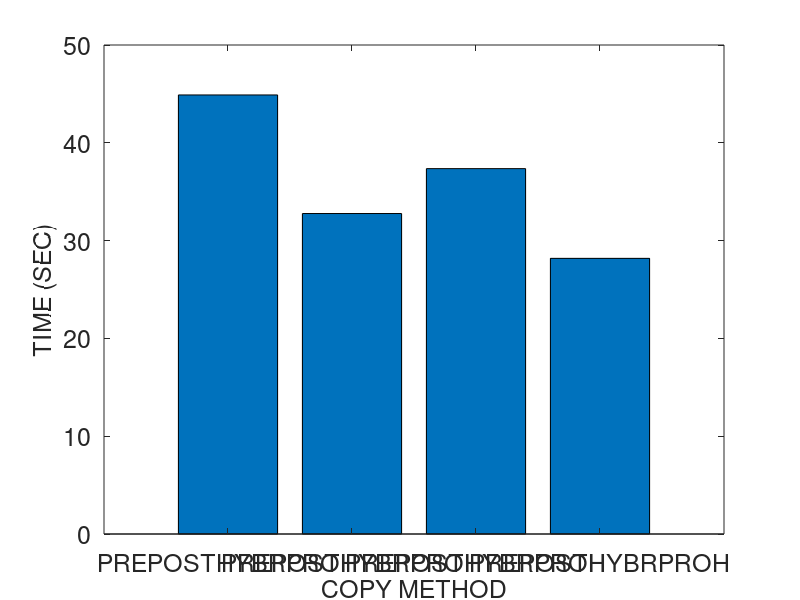
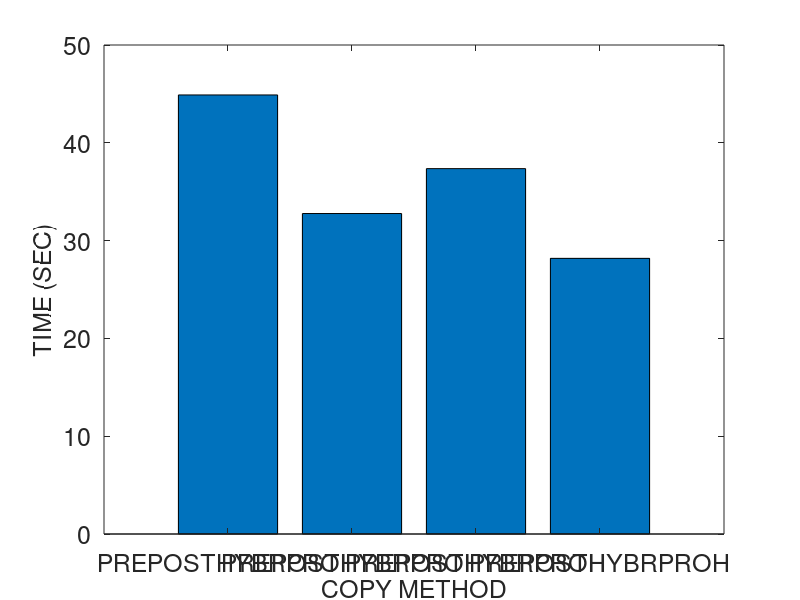
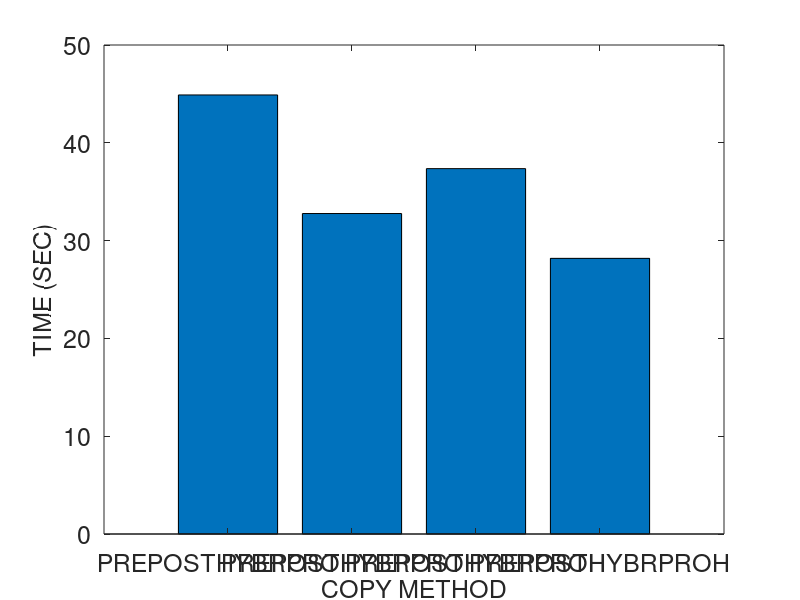
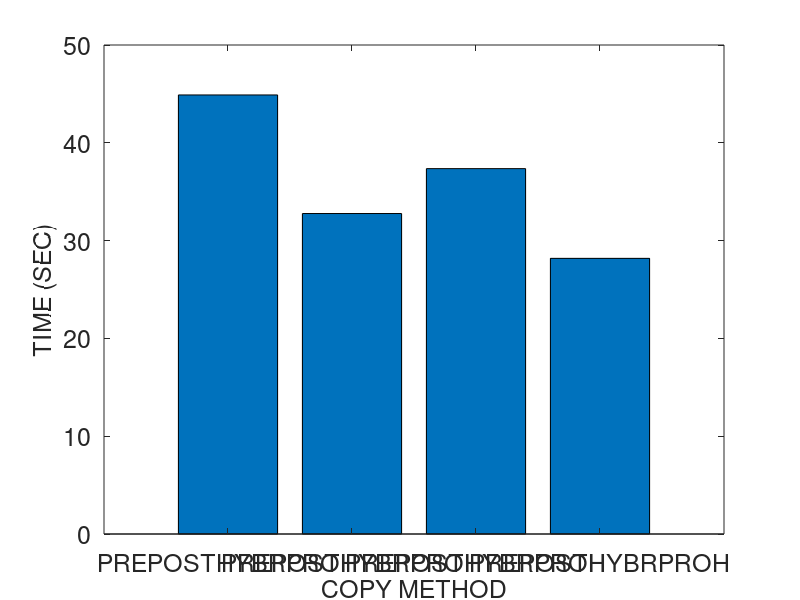

Write MATLAB code to recreate these figures, in order.
% basic hybrid copy migration
% memory size in MB
r = 4096
r *= 1024 % convert to KB

% bandwidth in gbps
b = 1000 
b = b * 1024/8 % convert to KB

% page dirty rate in percent (%): against to total memory pages
dirtyrate = 14 
dirtyrate /= 100

readrate = 14
readrate /= 100

pagesize = 4 % in KB
numpages = r / pagesize

% delta compression rate
comp = 0.5 

% amount of CPU and device states in KB 
scinfo = 100

% working set size in number of pages
wss = numpages * 0.25

% 0: zero, 1: read, 2: dirtied, 3: inactive data
mem = zeros(1, numpages);

% prediction accuracy 0 through 1
acc = 1
%acc = 0

fontsize = 18

totaltime = 0;
downtime = 0;
totaldata = 0;

A = zeros(4, 3);

%%%%%%%%%%%%%%%%%%%%%%%%%%%%%%
% precopy migration
%%%%%%%%%%%%%%%%%%%%%%%%%%%%%%
fprintf('\n')
disp('==================== Precopy migration ====================')
% iterations
present = numpages
iter = 0
while present > 50 && iter < 29 && totaldata < 4*r
	pretime = present / b
	totaltime += pretime
	totaldata += present
	present = numpages * dirtyrate
	%dirts = wss * dirtyrate
	iter += 1
end

% stop-and-copy phase
% stop conditions: 29 iterations, 50 pages, 4 memory size sent
scsent = scinfo + present * pagesize
downtime = scsent / b
totaltime += downtime
totaldata += scsent

% network fault rate
NFR = 0

A (1, 1) = totaltime;
A (1, 2) = downtime;
A (1, 3) = totaldata;

%%%%%%%%%%%%%%%%%%%%%%%%%%%%%%
% postcopy migration
%%%%%%%%%%%%%%%%%%%%%%%%%%%%%%
fprintf('\n')
disp('===================== Postcopy migration ======================')
totaltime = 0;
downtime = 0;
totaldata = 0;

% stop-and-copy phase
scsent = scinfo
downtime = scsent / b
totaltime += downtime
totaldata += scsent

% prepaging (bubbling) and on-demand paging
postsent = r
posttime = postsent/b
totaltime += posttime
totaldata += postsent
% network fault rate
NFR = 0.2

A (2, 1) = totaltime;
A (2, 2) = downtime;
A (2, 3) = totaldata;

%%%%%%%%%%%%%%%%%%%%%%%%%%%%%%
% hybrid copy migration
%%%%%%%%%%%%%%%%%%%%%%%%%%%%%%
fprintf('\n')
disp('==================== Hybrid copy migration ====================')
totaltime = 0;
downtime = 0;
totaldata = 0;

% precopy phase: single iteration
present = r
pretime = present / b
totaltime += pretime
totaldata += present

% stop-and-copy phase
bitmapsize = 500 % KB
scsent = scinfo + bitmapsize
downtime = scsent / b
totaltime += downtime
totaldata += scsent

% postcopy phase: prepaging (bubbling) and on-demand paging
%dirts = wss * dirtyrate
dirts = numpages * dirtyrate
postsent = dirts * pagesize
posttime = postsent/b
totaltime += posttime
totaldata += postsent
% network fault rate
NFR = 0.2

A (3, 1) = totaltime;
A (3, 2) = downtime;
A (3, 3) = totaldata;

%%%%%%%%%%%%%%%%%%%%%%%%%%%%%%
% proactive hybrid copy migration
%%%%%%%%%%%%%%%%%%%%%%%%%%%%%%
%disp(char(10))
fprintf('\n')
disp('=============== Proactive hybrid copy migration ================')
totaltime = 0;
downtime = 0;
totaldata = 0;

% precopy phase
% LRU, PFR

% scan the dirtied pages
% for dirtied pages
% 	mark dirtied (1)
% 	mem(random (1, wss * 0.1))	
randperm(int64(wss * 0.1));
% for read pages
% 	mark read (2)
% 	mem (random (wss * 0.1, wss * 0.2))

% for pages
% 	predict read/write

% send the pages most likely to be read and least likely to be dirtied
% do not send the pages most likely to be dirtied
% construct queue with the order of p1/p2
%reads = numpages * 0.4 
% total read rate = wss * read_rate = 0.25 * 0.16 = 0.04 (4%)
%read_rate = 0.16
%read_rate = 0.04 % 4% of total memory
% total write rate = wss * write_rate = 0.25 * 0.16 = 0.04 (4%)
%write_rate = 0.16
%write_rate = 0.04 % 4% of total memory
% simple case: readonly pages (RO) - zero dirtied pages 
%RO = 0.3
pred_pages = numpages * readrate * acc

% LRU
% for LRU queue
% 	mark sent
%	insert the pages into cache and perform delta compression

present = pred_pages * pagesize
pretime = present/b
totaltime += pretime
totaldata += present

% stop-and-copy phase
% send the CPU and device states
bitmapsize = 500 % KB
scsent = scinfo + bitmapsize
downtime = scsent/b
totaltime += downtime
totaldata += scsent

% postcopy phase
postsent = (numpages - pred_pages) * pagesize

% exclude the predicted dirtied pages 
pred_dirts = numpages * dirtyrate * acc
postsent = (numpages - pred_pages - pred_dirts) * pagesize
posttime = postsent/b
totaltime += posttime
totaldata += postsent

% network fault rate
NFR = 0.2

A (4, 1) = totaltime;
A (4, 2) = downtime;
A (4, 3) = totaldata

%%%%%%%%%%%%%%%%%%%%%%%%%%%%%%%%%%%%%%%%%%%%%%%%%%%%%%%
%                     plotting
% precopy
% postcopy
% hybrid
% pro-hybrid
%%%%%%%%%%%%%%%%%%%%%%%%%%%%%%%%%%%%%%%%%%%%%%%%%%%%%%%

prefix = "M4G_R14W14_acc100_r1"

dlmwrite (prefix, A, ' ')

%%%%%%%%%%%%%%%%%%%% total time %%%%%%%%%%%%%%%%%%%%%%
figure;
output = strcat(prefix, ".tt");
%output = prefix
x = ['PRECOPY', 'POSTCOPY', 'HYBRID', 'PRO-HYBRID'];
x = ['', 'PRE', 'POST', 'HYBR', 'PROH', ''];
%x = 1:1:length(A);
%plot(x, A(:,2)/1000000, x, A(:,3)/1000000, '-.*');
%plot(A(:,2));
bar(A(:,1))
set(gca, 'XTickLabel', x, 'FontSize', fontsize)
xlabel('COPY METHOD', 'FontSize', fontsize);
ylabel('TIME (SEC)', 'FontSize', fontsize);
%legend('PRECOPY', 'POSTCOPY', 'HYBRID', 'PRO-HYBRID');
%bar(x, A(:,1))

saveas (1, strcat(output, ".png"));
saveas (1, strcat(output, ".eps"));
saveas (1, strcat(output, ".emf"));

%%%%%%%%%%%%%%%%%%%% downtime %%%%%%%%%%%%%%%%%%%%%%
figure;
output = strcat(prefix, ".dt");

bar(A(:,2))
set(gca, 'XTickLabel', {'', 'PRECOPY', 'POSTCOPY', 'HYBRID', 'PRO-HYBRID', ''}, 'FontSize', fontsize - 2)
xlabel('COPY METHOD', 'FontSize', fontsize);
ylabel('TIME (SEC)', 'FontSize', fontsize);

saveas (1, strcat(output, ".png"));
saveas (1, strcat(output, ".eps"));
saveas (1, strcat(output, ".emf"));

%%%%%%%%%%%%%%%%%%%% total data %%%%%%%%%%%%%%%%%%%%%%
figure;
output = strcat(prefix, ".td");

bar(A(:,3))
set(gca, 'XTickLabel', {'', 'PRECOPY', 'POSTCOPY', 'HYBRID', 'PRO-HYBRID', ''}, 'FontSize', fontsize - 2)
xlabel('COPY METHOD', 'FontSize', fontsize);
ylabel('SIZE (KB)', 'FontSize', fontsize);

saveas (1, strcat(output, ".png"));
saveas (1, strcat(output, ".eps"));
saveas (1, strcat(output, ".emf"));
